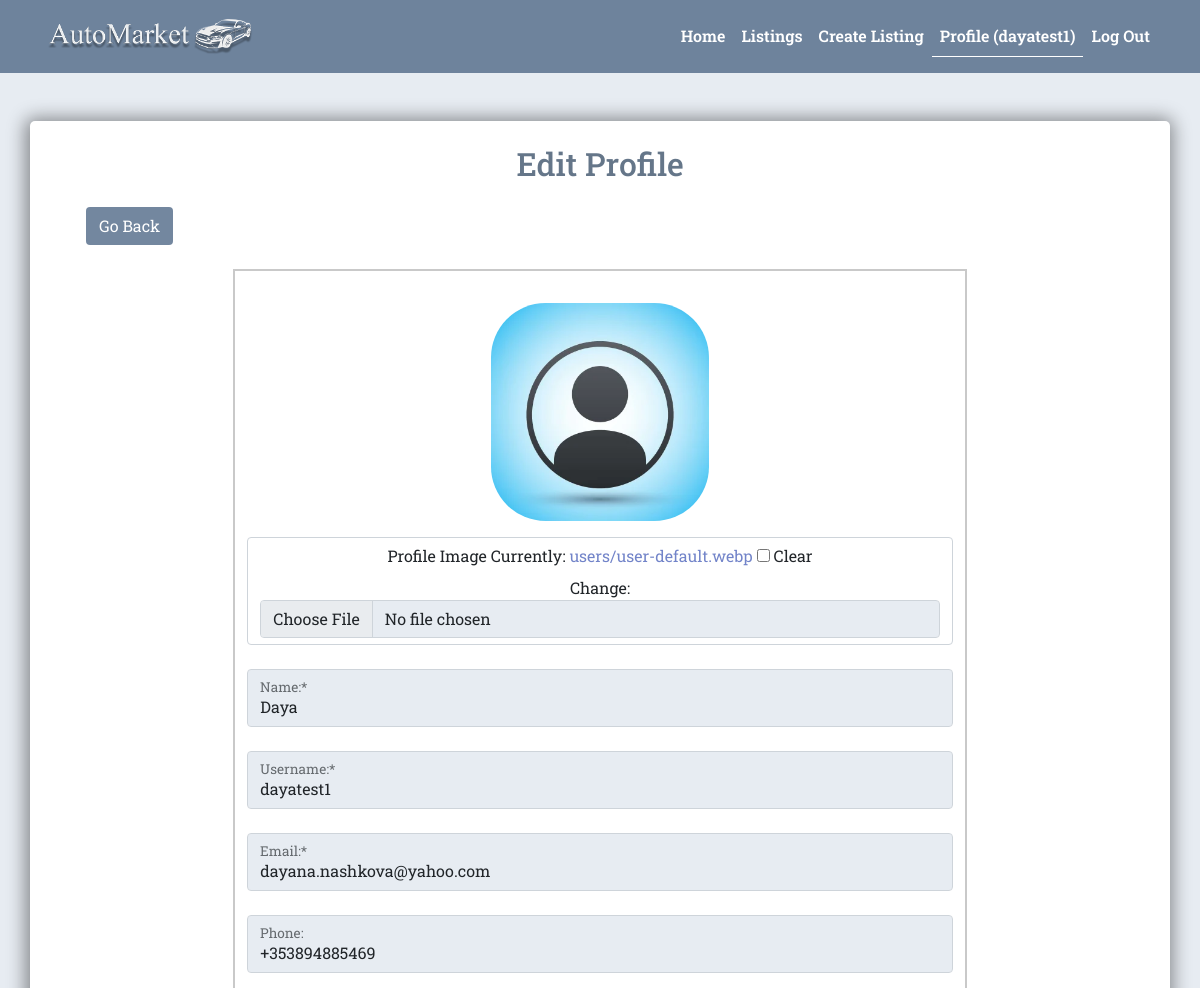
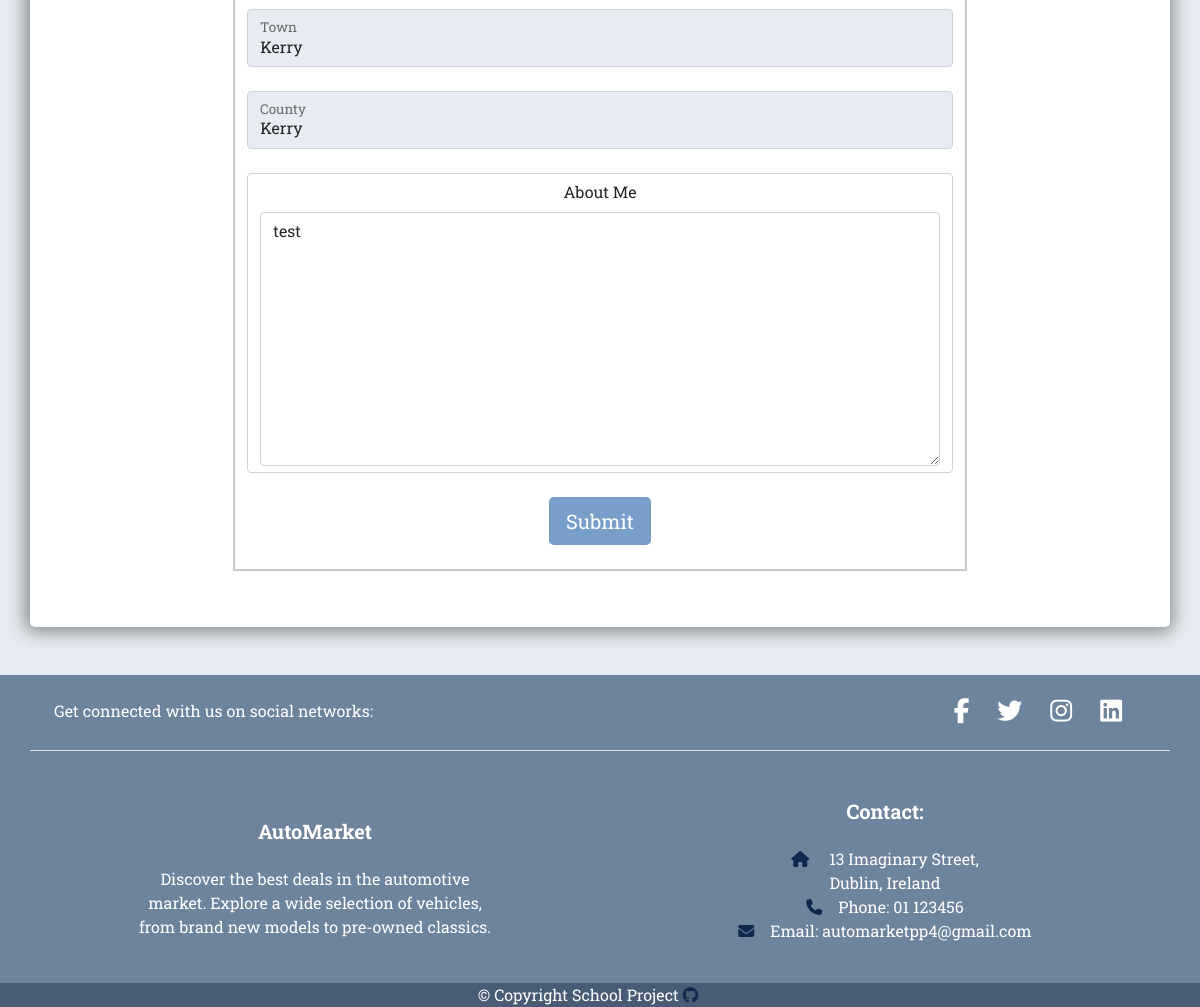
/users/update-profile/ (signed in), run on the app's committed database (2 pictures, top to bottom).
### users/models.py (models this page shows, shortened)
class Profile(models.Model):
    user = models.OneToOneField(
        User, on_delete=models.CASCADE, blank=True, null=True)
    username = models.CharField(max_length=200, blank=False, null=True)
    name = models.CharField(max_length=200, blank=False, null=True)
    email = models.EmailField(max_length=300, blank=False, null=True)
    phone = models.CharField(max_length=100, blank=True, null=True)
    town = models.CharField(max_length=100, blank=True, null=True)
    county = models.CharField(max_length=100, choices=choices.COUNTIES)
    profile_image = models.ImageField(
        upload_to='users/', blank=True,
        null=True)
    about_me = models.TextField(blank=True, null=True)
    created = models.DateTimeField(auto_now_add=True)
    id = models.UUIDField(default=uuid.uuid4, unique=True,
                          editable=False, primary_key=True)
    @property
    def profile_img(self):
        if self.profile_image:
            url = self.profile_image.url
        else:
            url = (
                settings.STATIC_URL +
                'images/users/user-default.webp'
            )
        return url

### users/views.py (the view, shortened to what this page needs)
# urls.py: path('update-profile/', views.update_profile, name='update-profile'),
@login_required(login_url='login')
def update_profile(request):
    profile = request.user.profile
    form = ProfileForm(instance=profile)
    context = {
        'form': form,
        'profile': profile
    }
    return render(request, 'users/update_profile.html', context)

### users/forms.py
class ProfileForm(forms.ModelForm):
    class Meta:
        model = Profile
        fields = '__all__'
        exclude = ['created', 'user']

### users/templates/users/update_profile.html (shortened to what this page needs)
{% extends 'base.html' %}
{% load widget_tweaks %}
{% block content %}
<section class="profile">
    <div class="container">
        <div class="row">
            <div class="col-12 mx-auto text-center my-5 p-2 shadow-container">
                <h2 class="py-3">Edit Profile</h2>
                <div class="row px-5">
                    <div class="col text-start">
                        <button class="btn blue text-white mb-4" onclick="history.back()">Go Back</button>
                    </div>
                </div>
                <div class="container">
                    <div class="row justify-content-center">
                        <div class="col-12 col-md-8 mb-5 border-container">
                            <form method="POST" action="{% url 'update-profile' %}" class="mt-3" enctype="multipart/form-data">
                                <div class="row d-flex justify-content-center">
                                    <div class="image-container p-3">
                                        <img class="profile-image" src="{{ profile.profile_img }}"
                                            alt="user profile image">
                                    </div>
                                </div>
                                <div class="form-control mb-4">
                                    <label for="{{ form.profile_image.id_for_label }}" class="form-label">Profile
                                        Image</label>
                                    {% render_field form.profile_image class="form-control" %}
                                </div>
                                <div class="form-floating mb-4">
                                    {% render_field form.name|add_required_class:"is-required"|attr:"title:Please enter valid name"|attr:"pattern=^[A-Za-z\s\-]+$" class="form-control" placeholder=form.name.label %}
                                    <label for="{{ form.name.id_for_label }}" class="form-label">Name:*</label>
                                </div>
                                 <div class="form-floating mb-4">
                                    {% render_field form.username|add_required_class:"is-required" class="form-control" placeholder=form.username.label %}
                                    <label for="{{ form.username.id_for_label }}" class="form-label">Username:*</label>
                                </div>
                                <div class="form-floating mb-4">
                                    {% render_field form.email|add_required_class:"is-required" class="form-control" placeholder=form.email.label %}
                                    <label for="{{ form.email.id_for_label }}" class="form-label">Email:*</label>
                                </div>
                                <div class="form-floating mb-4">
                                    {% render_field form.phone|attr:"pattern:^(?:\+?\d{1,4}|\d{1,4}00)(\d{9})$"|attr:"title:'Please enter a valid phone number'" class="form-control" placeholder=form.phone.label %}
                                    <label for="{{ form.phone.id_for_label }}" class="form-label">Phone:</label>
                                </div>
                                <div class="form-floating mb-4">
                                    {% render_field form.town|add_required_class:"is-required"|attr:"pattern=^[A-Za-z\s\-]+$"|attr:"title:Please enter valid town" class="form-control" placeholder=form.town.label %}
                                    <label for="{{ form.town.id_for_label }}" class="form-label">Town</label>
                                </div>
                                <div class="form-floating mb-4">
                                    {% render_field form.county class="form-control" placeholder=form.county.label %}
                                    <label for="{{ form.county.id_for_label }}" class="form-label">County</label>
                                </div>
                                <div class="form-control mb-4">
                                    <label for="{{ form.about_me.id_for_label }}" class="form-label">About Me</label>
                                    {% render_field form.about_me|attr:"maxlength:300" class="form-control" placeholder='Max 300 characters' %}
                                </div>
                                <button type="submit"
                                    class="btn btn-lg btn-blue text-white btn-block mb-4">Submit</button>
                            </form>
                        </div>
                    </div>
                </div>
            </div>
        </div>
    </div>
</section>
{% endblock content %}

### templates/base.html (shortened to what this page needs)
<!DOCTYPE html>
{% load static %}
<html lang="en">
<head>
    <link href="https://cdn.jsdelivr.net/npm/bootstrap@5.0.2/dist/css/bootstrap.min.css" rel="stylesheet"
>
    <link rel="stylesheet" href="{% static 'lightbox2-2.11.4/css/lightbox.css' %}">
    <link rel="stylesheet" href="{% static 'styles/style.css' %}">
</head>
<body>
    <header>
        <nav class="navbar navbar-expand-lg navbar-dark header-nav">
            <div class="container">
                <a href="{% url 'home' %}" class="navbar-brand"><img class="logo" src="{% static 'images/logo1.png' %}"
                        alt="AutoMarket logo"></a>
                <div class="collapse navbar-collapse" id="navbarSupportedContent">
                    <ul class="navbar-nav ms-auto mb-2 mb-lg-0">
                        <li class="nav-item">
                            <a class="nav-link {% if '/' == request.path %}active{% endif %}" href="{% url 'home' %}">Home</a>
                        </li>
                        <li class="nav-item">
                            <a class="nav-link {% if 'search-listings' in request.path %}active{% endif %}" href="{% url 'search-listings' %}">Listings</a>
                        </li>
                        {% if request.user.is_authenticated %}
                        <li class="nav-item">
                            <a class="nav-link {% if 'create-listing' in request.path %}active{% endif %}" href="{% url 'create-listing' %}">Create Listing</a>
                        </li>
                        <li class="nav-item">
                            <a class="nav-link {% if 'profile' in request.path %}active{% endif %}" href="{% url 'profile' request.user.profile.id %}">Profile ({{request.user.profile.username}})</a>
                        </li>
                        <li class="nav-item">
                            <a class="nav-link {% if 'confirm' in request.path %}active{% endif %}" href="{% url 'logout-confirm' %}">Log Out</a>
                        </li>
                        {% else %}
                        <li class="nav-item">
                            <a class="nav-link {% if 'login' in request.path %}active{% endif %}" href="{% url 'login' %}">LogIn/Sign Up</a>
                        </li>
                        {% endif %}
                    </ul>
                </div>
            </div>
        </nav>
    </header>
    {% block content %}
    {% endblock content%}
    <footer class="text-center text-lg-start" id="footer">
        <div class="container d-flex justify-content-center justify-content-lg-between p-4 border-bottom">
            <div class="me-5 d-none d-lg-block">
                <span>Get connected with us on social networks:</span>
            </div>
            <div id="social-links">
                <a href="https://www.facebook.com/" target="_blank" class="me-4 text-reset">
                    <i class="fab fa-facebook-f"></i>
                </a>
                <a href="https://twitter.com/" target="_blank" class="me-4 text-reset">
                    <i class="fab fa-twitter"></i>
                </a>
                <a href="https://www.instagram.com/" target="_blank" class="me-4 text-reset">
                    <i class="fab fa-instagram"></i>
                </a>
                <a href="https://www.linkedin.com/" target="_blank" class="me-4 text-reset">
                    <i class="fab fa-linkedin"></i>
                </a>
            </div>
        </div>
        <div class="container  mt-5">
            <div class="row mt-3 d-flex align-items-center">
                <div class="col-md-3 col-lg-4 mx-auto mb-4 text-sm-center ">
                    <h5 class="fw-bold mb-4">AutoMarket</h5>
                    <p class="mb-0">
                        Discover the best deals in the automotive market. Explore a wide selection of vehicles, from
                        brand new models to pre-owned classics.
                    </p>
                </div>
                <div class="col-md-3 col-lg-4 mx-auto mb-4 text-sm-center ">
                    <h5 class="fw-bold mb-4">Contact:</h5>
                    <p class="mb-0"><i class="fas fa-home me-3"></i>
                        13 Imaginary Street,
                        <br>
                        Dublin, Ireland
                    </p>
                    <p class="mb-0"><i class="fas fa-phone me-3"></i>Phone: 01 123456</p>
                    <p><i class="fas fa-envelope me-3"></i>Email: automarketpp4@gmail.com</p>
                </div>
            </div>
        </div>
        <div class="text-center copyright">
            <p class="mb-0">&copy; Copyright School Project <a href="https://github.com/Dayana-N/AutoMarket-PP4" target="_blank" class="me-4 text-reset">
                    <i class="fab fa-github"></i>
                </a></p>
        </div>
    </footer>
</body>
</html>

### static/styles/style.css (style rules this page uses)
:root { --blue-background: rgba(80, 106, 135, 0.8); --dark-blue-background: rgba(63, 84, 108, 0.8); --page-background: rgb(231, 236, 242); --white: #fff; --violet: #7284c9; --light-gray: #c9c9c9; --blue-btn: rgba(87, 135, 189, 0.8); --blue-btn-hover: rgba(138, 176, 219, 0.8); --dark-blue-text: #10284e; --green: #2fbd7d; --light-green: #65d4a2; }
html { height: 100%; }
body { background-color: rgb(231, 236, 242); font-family: 'Roboto Slab'; min-height: 100vh; display: flex; flex-direction: column; }
.header-nav { background-color: var(--blue-background); }
.navbar-dark .navbar-nav .nav-link { color: var(--white); font-weight: 600; }
.navbar-dark .navbar-brand { color: var(--white); }
.logo { height: 47px; }
a.active { border-bottom: 1px solid var(--white); font-weight: 800; }
.shadow-container { background-color: var(--white); border-radius: 5px; box-shadow: -1px 1px 18px 4px rgba(0, 0, 0, 0.42); -webkit-box-shadow: -1px 1px 18px 4px rgba(0, 0, 0, 0.42); -moz-box-shadow: -1px 1px 18px 4px rgba(0, 0, 0, 0.42); }
.shadow-container input { background-color: var(--page-background); }
.shadow-container select { background-color: var(--page-background); }
.shadow-container h1, .shadow-container h2 { color: var(--dark-blue-background) }
.shadow-container a { text-decoration: none; color: var(--violet); }
.btn-blue { background-color: var(--blue-btn); }
.card-link, i { text-decoration: none; color: var(--dark-blue-text); }
.border-container { border: 2px solid var(--light-gray); }
.image-container { display: flex; justify-content: center; height: 250px; width: 250px; }
.profile-image { max-width: 100%; border-radius: 25%; }
.blue { background-color: var(--blue-background); }
#footer { background-color: var(--blue-background); color: var(--white); margin-top: auto; }
#social-links a { text-decoration: none; }
#social-links a i { color: var(--white); font-size: 25px; }
.copyright { background-color: var(--dark-blue-background); }

### data on the page
Profile: profile_img (placeholder picture), name "Daya", username "dayatest1", email "dayana.nashkova@yahoo.com", phone "+353894885469", town "Kerry", county "Kerry", about_me "test"

### other printed values
{{ request.user.profile.username }} "dayatest1"
